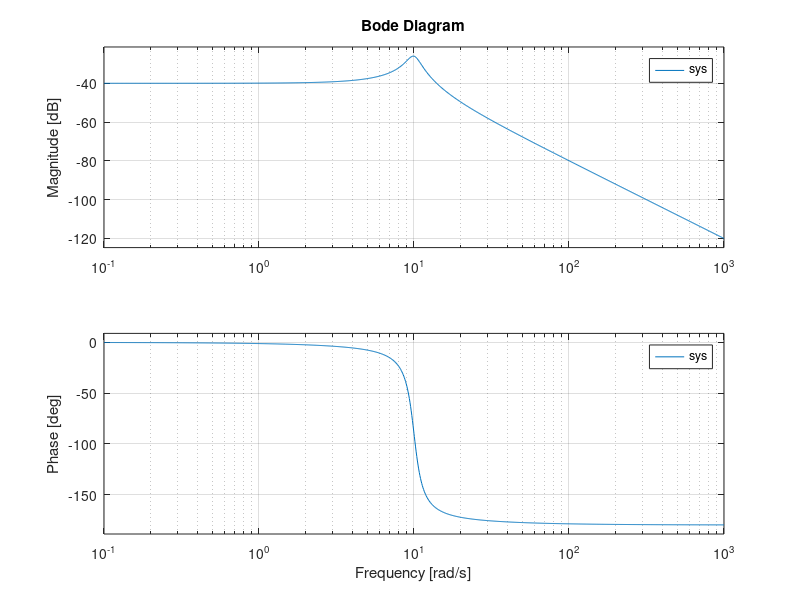

The MATLAB script that drew this image:
%Bode for Second Order Block

zeta = 0.1;
omegan = 10;

%For a pair of zeros
subplot(121);
sys=tf([1 2*zeta*omegan omegan^2],[1]);
bode(sys);
grid on; hold on;

%For a pair of holes
subplot(122);
sys=tf([1],[1 2*zeta*omegan omegan^2]);
bode(sys);
grid on; hold on;